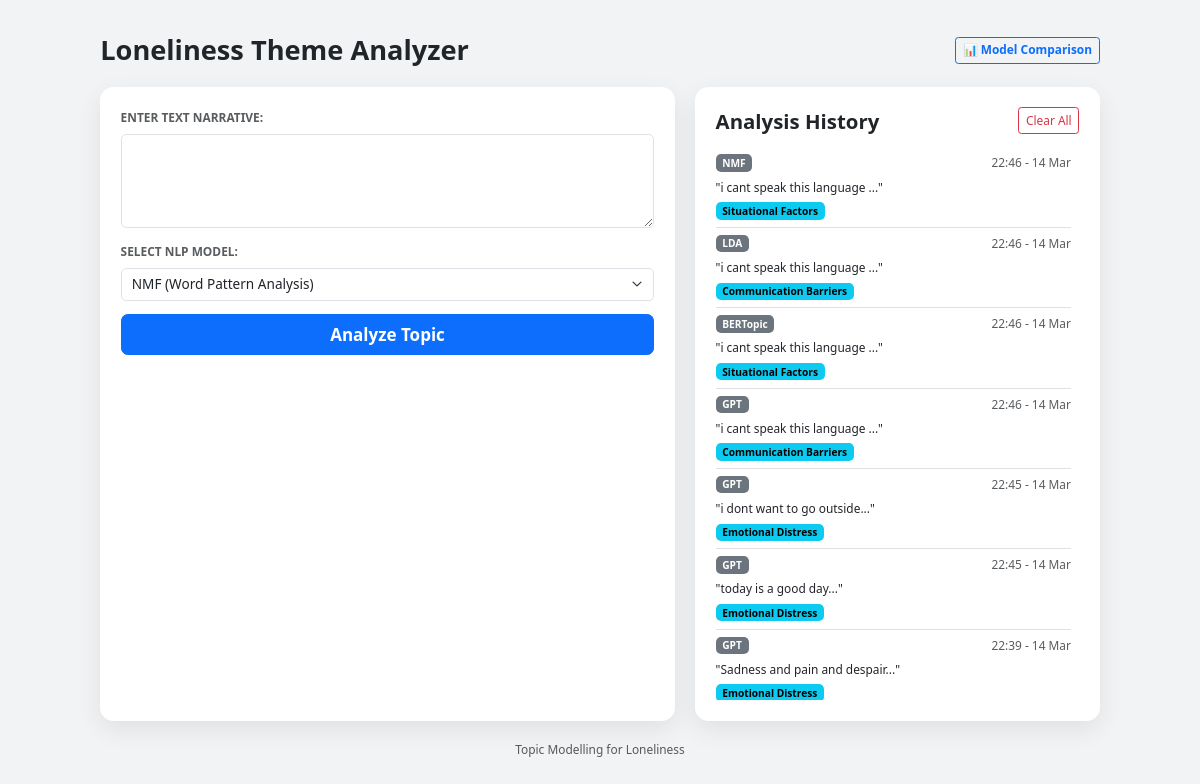
The page / on the database its author committed.
### tables this page shows
CREATE TABLE analysis_history
                 (id INTEGER PRIMARY KEY AUTOINCREMENT,
                  timestamp TEXT,
                  user_text TEXT,
                  model_used TEXT,
                  detected_theme TEXT);

### app.py (the view)
@app.route('/')
def index():
    conn = sqlite3.connect('history.db')
    db_cursor = conn.cursor()
    db_cursor.execute("SELECT * FROM analysis_history ORDER BY id DESC")
    history_data = db_cursor.fetchall()
    conn.close()
    return render_template('index.html', history=history_data)

### templates/index.html (shortened to what this page needs)
<!DOCTYPE html>
<html lang="en">
<head>
    <link href="https://cdn.jsdelivr.net/npm/bootstrap@5.3.0/dist/css/bootstrap.min.css" rel="stylesheet">
</head>
<body>
    <div class="container-fluid main-container">
        <div class="d-flex justify-content-between align-items-center mb-4">
            <h2 class="fw-bold mb-0">Loneliness Theme Analyzer</h2>
            <a href="/compare" class="btn btn-outline-primary btn-sm fw-bold">📊 Model Comparison</a>
        </div>
        <div class="row g-4">
            <div class="col-lg-7">
                <div class="card p-4 h-100">
                    <form action="/predict" method="post">
                        <div class="mb-3">
                            <label class="form-label fw-bold text-uppercase small text-muted">Enter Text
                                Narrative:</label>
                            <textarea class="form-control" name="message" rows="4"
                                required>{{ original_text }}</textarea>
                        </div>
                        <div class="mb-3">
                            <label class="form-label fw-bold text-uppercase small text-muted">Select NLP Model:</label>
                            <select class="form-select" name="model_choice">
                                <option value="NMF" {% if model_used=='NMF' %}selected{% endif %}>NMF (Word Pattern
                                    Analysis)</option>
                            </select>
                        </div>
                        <div class="d-grid mb-4">
                            <button type="submit" class="btn btn-primary btn-lg fw-bold">Analyze Topic</button>
                        </div>
                    </form>
                </div>
            </div>
            <div class="col-lg-5">
                <div class="card p-4 h-100">
                    <div class="d-flex justify-content-between align-items-center mb-3">
                        <h4 class="fw-bold mb-0">Analysis History</h4>
                        <form action="/clear" method="post">
                            <button type="submit" class="btn btn-outline-danger btn-sm">Clear All</button>
                        </form>
                    </div>
                    <div class="history-scroll">
                        {% if history %}
                        {% for row in history %}
                        <div class="border-bottom py-2">
                            <div class="d-flex justify-content-between align-items-start">
                                <span class="badge bg-secondary mb-2">{{ row[3] }}</span>
                                <small class="text-muted">{{ row[1] }}</small>
                            </div>
                            <p class="mb-1 small">"{{ row[2][:80] }}..."</p> <span class="badge badge-theme small">{{
                                row[4] }}</span>
                        </div>
                        {% endfor %}
                        {% else %}
                        <p class="text-muted small">No history available yet. Run an analysis to start logging.</p>
                        {% endif %}
                    </div>
                </div>
            </div>
        </div>
        <footer class="text-center mt-4 text-muted small">
            Topic Modelling for Loneliness
        </footer>
    </div>
</body>
</html>

### templates/index.html (style rules this page uses)
body { background-color: #f1f3f5; zoom: 0.85; -moz-transform: scale(0.85); -moz-transform-origin: top center; }
.main-container { max-width: 1200px; margin: 40px auto; }
.card { border-radius: 16px; box-shadow: 0 10px 30px rgba(0, 0, 0, 0.08); border: none; background-color: #ffffff; }
.history-scroll { max-height: 650px; overflow-y: auto; padding-right: 10px; }
.badge-theme { background-color: #0dcaf0; color: #000; }

### rows shown on the page
analysis_history: model_used "NMF", timestamp "22:46 - 14 Mar", user_text "i cant speak this language", detected_theme "Situational Factors"
analysis_history: model_used "LDA", timestamp "22:46 - 14 Mar", user_text "i cant speak this language", detected_theme "Communication Barriers"
analysis_history: model_used "BERTopic", timestamp "22:46 - 14 Mar", user_text "i cant speak this language", detected_theme "Situational Factors"
analysis_history: model_used "GPT", timestamp "22:46 - 14 Mar", user_text "i cant speak this language", detected_theme "Communication Barriers"
analysis_history: model_used "GPT", timestamp "22:45 - 14 Mar", user_text "i dont want to go outside", detected_theme "Emotional Distress"
analysis_history: model_used "GPT", timestamp "22:45 - 14 Mar", user_text "today is a good day", detected_theme "Emotional Distress"
analysis_history: model_used "GPT", timestamp "22:39 - 14 Mar", user_text "Sadness and pain and despair", detected_theme "Emotional Distress"
